Frame 1 (no input): blank canvas, image omitted
Frame 60 (no input): blank canvas, image omitted
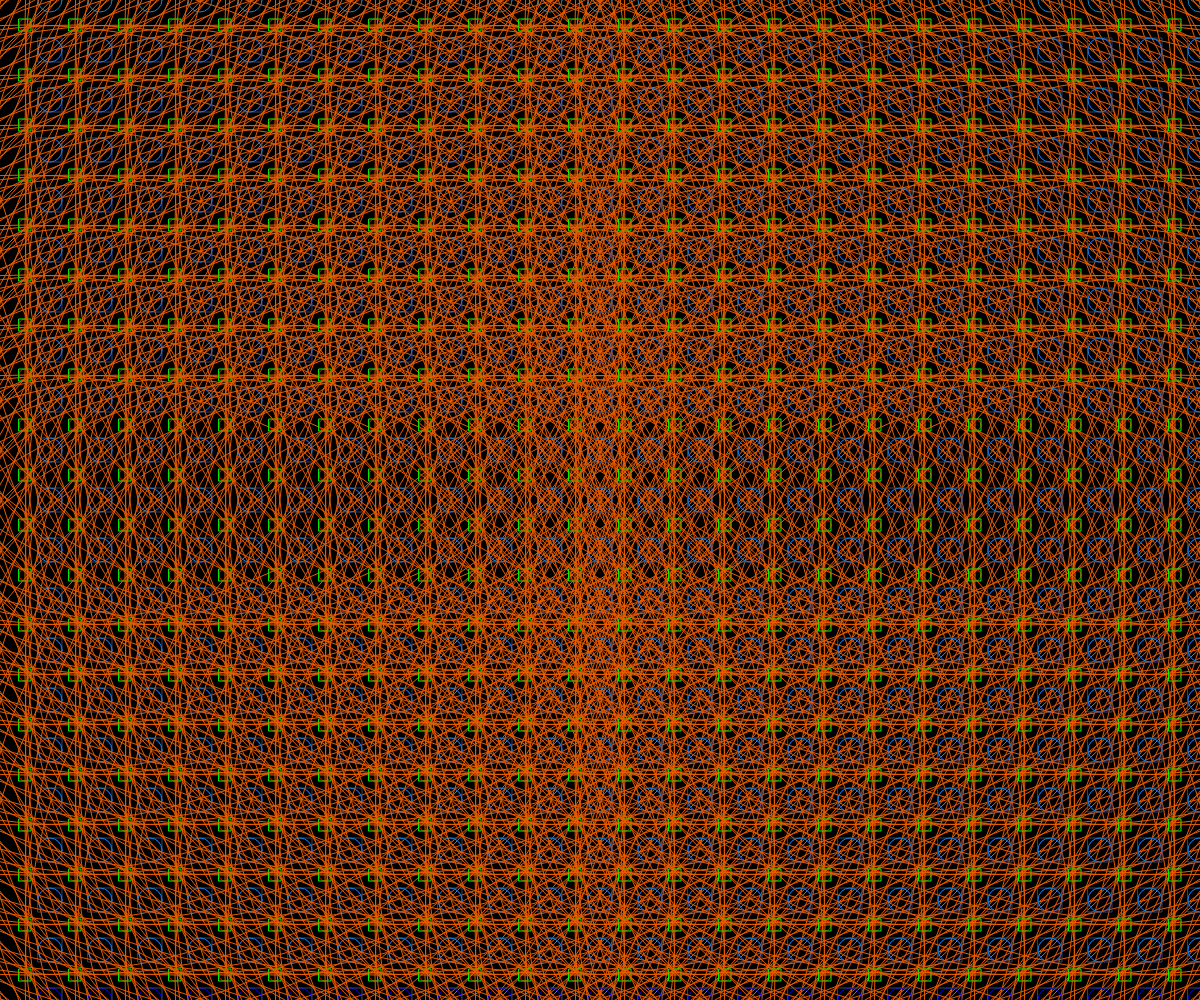
Frame 120 (the mouse pressed at the canvas centre since frame 60)

The p5.js sketch whose frames 1 and 60 were blank and that drew this single picture after the mouse press (run headless with seeded random() and noise() and a simulated clock; from frame 60 on, the mouse is pressed at the canvas centre):

// p5.js sketch
// ── sketch.js
function setup() {
  createCanvas(windowWidth, windowHeight);

}
function draw() {
  background(0);
  noFill()
  // stroke(255)
  rectMode(CENTER)
  
  for(let i=0;i<(width/50);i=i+1){
    for(let h=0;h<(height/50);h=h+1){
      stroke(255,0,0)
      ellipse(25+(i*50),25+(h*50),mouseX/50)
      stroke(0,255,0)
      rect(25+(i*50),25+(h*50),mouseX/50)
      stroke(0,0,255)
      ellipse(50+(i*50),50+(h*50),mouseX/25)
      stroke('#3d405b')
      rect(50+(i*50),50+(h*50),mouseX/25)
      stroke('#1982c4')
      ellipse(50+(i*50),0+(h*50),mouseX/25)
      stroke('#e85d04')
      ellipse(25+(i*50),25+(h*50),mouseX/0.5)
    }
  }
}
